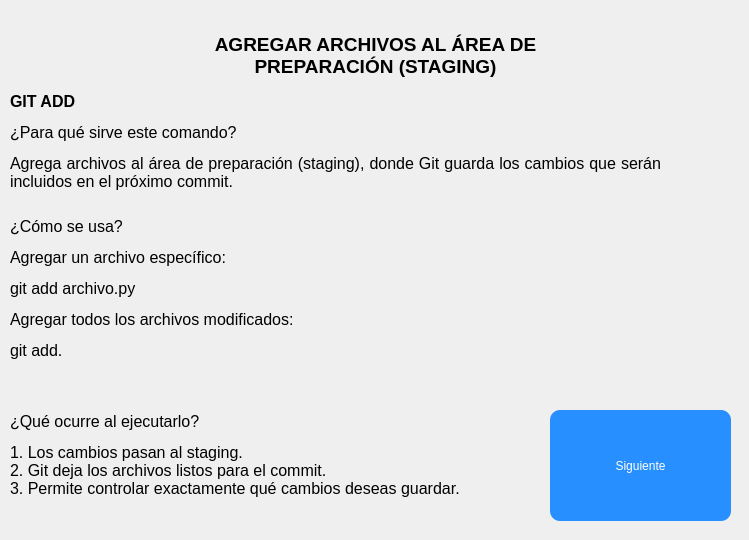
<?xml version="1.0" encoding="UTF-8"?>
<ui version="4.0">
 <class>Form</class>
 <widget class="QWidget" name="Form">
  <property name="geometry">
   <rect>
    <x>0</x>
    <y>0</y>
    <width>749</width>
    <height>540</height>
   </rect>
  </property>
  <property name="windowTitle">
   <string>Form</string>
  </property>
  <widget class="QLabel" name="label">
   <property name="geometry">
    <rect>
     <x>170</x>
     <y>10</y>
     <width>411</width>
     <height>91</height>
    </rect>
   </property>
   <property name="text">
    <string>&lt;html&gt;&lt;head/&gt;&lt;body&gt;&lt;p align=&quot;center&quot;&gt;&lt;span style=&quot; font-size:14pt; font-weight:600;&quot;&gt;AGREGAR ARCHIVOS AL ÁREA DE PREPARACIÓN (STAGING)&lt;/span&gt;&lt;/p&gt;&lt;/body&gt;&lt;/html&gt;</string>
   </property>
   <property name="alignment">
    <set>Qt::AlignCenter</set>
   </property>
   <property name="wordWrap">
    <bool>true</bool>
   </property>
  </widget>
  <widget class="QLabel" name="label_2">
   <property name="geometry">
    <rect>
     <x>10</x>
     <y>90</y>
     <width>651</width>
     <height>411</height>
    </rect>
   </property>
   <property name="text">
    <string>&lt;html&gt;&lt;head/&gt;&lt;body&gt;&lt;p align=&quot;justify&quot;&gt;&lt;span style=&quot; font-size:12pt; font-weight:600;&quot;&gt;GIT ADD&lt;/span&gt;&lt;/p&gt;&lt;p align=&quot;justify&quot;&gt;&lt;span style=&quot; font-size:12pt;&quot;&gt;¿Para qué sirve este comando?&lt;/span&gt;&lt;/p&gt;&lt;p align=&quot;justify&quot;&gt;&lt;span style=&quot; font-size:12pt;&quot;&gt;Agrega archivos al área de preparación (staging), donde Git guarda los cambios que serán incluidos en el próximo commit.&lt;/span&gt;&lt;/p&gt;&lt;p align=&quot;justify&quot;&gt;&lt;br/&gt;&lt;span style=&quot; font-size:12pt;&quot;&gt;¿Cómo se usa?&lt;/span&gt;&lt;/p&gt;&lt;p align=&quot;justify&quot;&gt;&lt;span style=&quot; font-size:12pt;&quot;&gt;Agregar un archivo específico:&lt;/span&gt;&lt;/p&gt;&lt;p align=&quot;justify&quot;&gt;&lt;span style=&quot; font-size:12pt;&quot;&gt;git add archivo.py&lt;/span&gt;&lt;/p&gt;&lt;p align=&quot;justify&quot;&gt;&lt;span style=&quot; font-size:12pt;&quot;&gt;Agregar todos los archivos modificados:&lt;/span&gt;&lt;/p&gt;&lt;p align=&quot;justify&quot;&gt;&lt;span style=&quot; font-size:12pt;&quot;&gt;git add.&lt;/span&gt;&lt;/p&gt;&lt;p align=&quot;justify&quot;&gt;&lt;br/&gt;&lt;/p&gt;&lt;p align=&quot;justify&quot;&gt;&lt;span style=&quot; font-size:12pt;&quot;&gt;¿Qué ocurre al ejecutarlo?&lt;/span&gt;&lt;/p&gt;&lt;p align=&quot;justify&quot;&gt;&lt;span style=&quot; font-size:12pt;&quot;&gt;1. Los cambios pasan al staging.&lt;br/&gt;2. Git deja los archivos listos para el commit.&lt;br/&gt;3. Permite controlar exactamente qué cambios deseas guardar.&lt;/span&gt;&lt;/p&gt;&lt;/body&gt;&lt;/html&gt;</string>
   </property>
   <property name="wordWrap">
    <bool>true</bool>
   </property>
  </widget>
  <widget class="QPushButton" name="pushButton">
   <property name="geometry">
    <rect>
     <x>550</x>
     <y>410</y>
     <width>181</width>
     <height>111</height>
    </rect>
   </property>
   <property name="styleSheet">
    <string notr="true">background-color: rgb(39, 143, 255);
color: rgb(255, 255, 255);
font: 10pt &quot;Arial Rounded MT Bold&quot;;
border-radius: 10px;</string>
   </property>
   <property name="text">
    <string>Siguiente</string>
   </property>
  </widget>
 </widget>
 <resources/>
 <connections/>
</ui>
